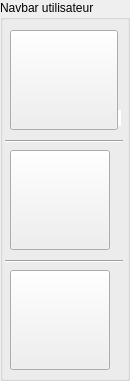
     <widget class="QGroupBox" name="userInterface">
      <property name="geometry">
       <rect>
        <x>10</x>
        <y>10</y>
        <width>130</width>
        <height>381</height>
       </rect>
      </property>
      <property name="styleSheet">
       <string notr="true">QGroupBox#userInterface
{
	Background-color: #fff;
}

QPushButton
{
	border-bottom: 5px solid rgba(74, 81, 76, 0.5);
}</string>
      </property>
      <property name="title">
       <string>Navbar utilisateur</string>
      </property>
      <widget class="QLabel" name="label">
       <property name="geometry">
        <rect>
         <x>10</x>
         <y>110</y>
         <width>111</width>
         <height>16</height>
        </rect>
       </property>
       <property name="styleSheet">
        <string notr="true">Background-color: #fff;</string>
       </property>
       <property name="text">
        <string>Liste des utilisateurs</string>
       </property>
      </widget>
      <widget class="QLabel" name="label_3">
       <property name="geometry">
        <rect>
         <x>20</x>
         <y>270</y>
         <width>80</width>
         <height>80</height>
        </rect>
       </property>
       <property name="text">
        <string/>
       </property>
       <property name="pixmap">
        <pixmap resource="images.qrc">:/config.jpg</pixmap>
       </property>
       <property name="scaledContents">
        <bool>true</bool>
       </property>
      </widget>
      <widget class="QLabel" name="label_4">
       <property name="geometry">
        <rect>
         <x>20</x>
         <y>350</y>
         <width>81</width>
         <height>16</height>
        </rect>
       </property>
       <property name="styleSheet">
        <string notr="true">Background-color: #fff;</string>
       </property>
       <property name="text">
        <string>Config. de base</string>
       </property>
      </widget>
      <widget class="QLabel" name="label_5">
       <property name="geometry">
        <rect>
         <x>30</x>
         <y>230</y>
         <width>71</width>
         <height>16</height>
        </rect>
       </property>
       <property name="styleSheet">
        <string notr="true">Background-color: #fff;</string>
       </property>
       <property name="text">
        <string>Tchat w-User</string>
       </property>
      </widget>
      <widget class="QLabel" name="label_7">
       <property name="geometry">
        <rect>
         <x>20</x>
         <y>30</y>
         <width>80</width>
         <height>80</height>
        </rect>
       </property>
       <property name="text">
        <string/>
       </property>
       <property name="pixmap">
        <pixmap resource="images.qrc">:/user.jpg</pixmap>
       </property>
       <property name="scaledContents">
        <bool>true</bool>
       </property>
      </widget>
      <widget class="QLabel" name="label_8">
       <property name="geometry">
        <rect>
         <x>20</x>
         <y>150</y>
         <width>80</width>
         <height>80</height>
        </rect>
       </property>
       <property name="text">
        <string/>
       </property>
       <property name="pixmap">
        <pixmap resource="images.qrc">:/message.jpg</pixmap>
       </property>
       <property name="scaledContents">
        <bool>true</bool>
       </property>
      </widget>
      <widget class="Line" name="line_2">
       <property name="geometry">
        <rect>
         <x>5</x>
         <y>260</y>
         <width>118</width>
         <height>3</height>
        </rect>
       </property>
       <property name="orientation">
        <enum>Qt::Horizontal</enum>
       </property>
      </widget>
      <widget class="Line" name="line_4">
       <property name="geometry">
        <rect>
         <x>5</x>
         <y>140</y>
         <width>118</width>
         <height>3</height>
        </rect>
       </property>
       <property name="orientation">
        <enum>Qt::Horizontal</enum>
       </property>
      </widget>
      <widget class="QPushButton" name="userList">
       <property name="geometry">
        <rect>
         <x>10</x>
         <y>30</y>
         <width>108</width>
         <height>100</height>
        </rect>
       </property>
       <property name="styleSheet">
        <string notr="true"/>
       </property>
       <property name="text">
        <string/>
       </property>
      </widget>
      <widget class="QPushButton" name="userTchat">
       <property name="geometry">
        <rect>
         <x>10</x>
         <y>150</y>
         <width>100</width>
         <height>100</height>
        </rect>
       </property>
       <property name="styleSheet">
        <string notr="true"/>
       </property>
       <property name="text">
        <string/>
       </property>
      </widget>
      <widget class="QPushButton" name="userConfig">
       <property name="geometry">
        <rect>
         <x>10</x>
         <y>270</y>
         <width>100</width>
         <height>100</height>
        </rect>
       </property>
       <property name="styleSheet">
        <string notr="true"/>
       </property>
       <property name="text">
        <string/>
       </property>
      </widget>
     </widget>
